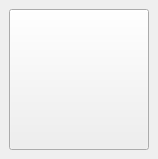
<?xml version="1.0" encoding="UTF-8"?>
<ui version="4.0">
 <class>mainwindow</class>
 <widget class="QMainWindow" name="mainwindow">
  <property name="geometry">
   <rect>
    <x>0</x>
    <y>0</y>
    <width>158</width>
    <height>159</height>
   </rect>
  </property>
  <property name="sizePolicy">
   <sizepolicy hsizetype="Minimum" vsizetype="Minimum">
    <horstretch>0</horstretch>
    <verstretch>0</verstretch>
   </sizepolicy>
  </property>
  <property name="minimumSize">
   <size>
    <width>158</width>
    <height>155</height>
   </size>
  </property>
  <property name="maximumSize">
   <size>
    <width>158</width>
    <height>159</height>
   </size>
  </property>
  <property name="baseSize">
   <size>
    <width>158</width>
    <height>159</height>
   </size>
  </property>
  <property name="windowTitle">
   <string>MainWindow</string>
  </property>
  <widget class="QWidget" name="centralwidget">
   <property name="sizePolicy">
    <sizepolicy hsizetype="Fixed" vsizetype="Fixed">
     <horstretch>1</horstretch>
     <verstretch>1</verstretch>
    </sizepolicy>
   </property>
   <layout class="QHBoxLayout" name="horizontalLayout">
    <item>
     <widget class="MyButton" name="pushButton">
      <property name="sizePolicy">
       <sizepolicy hsizetype="Expanding" vsizetype="Expanding">
        <horstretch>0</horstretch>
        <verstretch>0</verstretch>
       </sizepolicy>
      </property>
      <property name="text">
       <string/>
      </property>
      <property name="iconSize">
       <size>
        <width>140</width>
        <height>140</height>
       </size>
      </property>
     </widget>
    </item>
   </layout>
  </widget>
 </widget>
 <customwidgets>
  <customwidget>
   <class>MyButton</class>
   <extends>QPushButton</extends>
   <header>mybutton.h</header>
  </customwidget>
 </customwidgets>
 <resources/>
 <connections>
  <connection>
   <sender>pushButton</sender>
   <signal>pressed()</signal>
   <receiver>mainwindow</receiver>
   <slot>button_pressed()</slot>
   <hints>
    <hint type="sourcelabel">
     <x>52</x>
     <y>63</y>
    </hint>
    <hint type="destinationlabel">
     <x>6</x>
     <y>110</y>
    </hint>
   </hints>
  </connection>
  <connection>
   <sender>pushButton</sender>
   <signal>clicked()</signal>
   <receiver>mainwindow</receiver>
   <slot>button_clicked()</slot>
   <hints>
    <hint type="sourcelabel">
     <x>81</x>
     <y>63</y>
    </hint>
    <hint type="destinationlabel">
     <x>132</x>
     <y>3</y>
    </hint>
   </hints>
  </connection>
  <connection>
   <sender>pushButton</sender>
   <signal>released()</signal>
   <receiver>mainwindow</receiver>
   <slot>button_released()</slot>
   <hints>
    <hint type="sourcelabel">
     <x>36</x>
     <y>52</y>
    </hint>
    <hint type="destinationlabel">
     <x>2</x>
     <y>66</y>
    </hint>
   </hints>
  </connection>
 </connections>
 <slots>
  <slot>button_clicked()</slot>
  <slot>button_pressed()</slot>
  <slot>button_released()</slot>
 </slots>
</ui>
